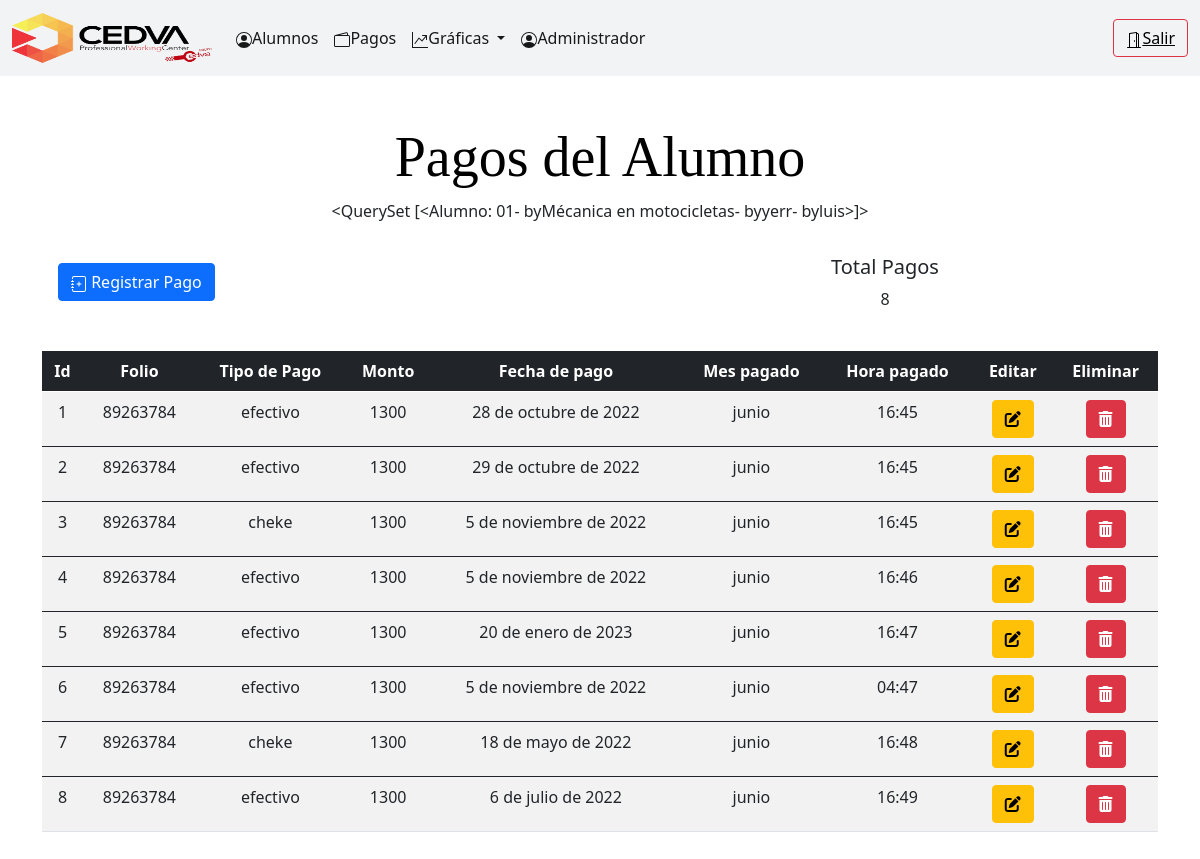
/1/pagoalumno (signed in), run on the app's committed database.
### Cedva1/models.py (models this page shows, shortened)
class Alumno(models.Model):
	especialidad = models.ForeignKey(Especialidad, related_name="subcategories1",blank=True , null= True, on_delete=models.CASCADE )
	direccion= models.ForeignKey(Direccion, related_name="subcategories2",blank=True , null= True, on_delete=models.CASCADE )
	tutor = models.ForeignKey(Tutor, related_name="subcategories3",blank=True , null= True, on_delete=models.CASCADE )
	user = models.ForeignKey(User, blank=True , null= True, on_delete=models.CASCADE )
	matricula = models.CharField(max_length=100,blank=True)
	nombreA = models.CharField(max_length=100)
	snombreA = models.CharField(max_length=100)
	apellidoPA = models.CharField(max_length=100)
	apellidoMA = models.CharField(max_length=100)
	edad = models.IntegerField()
	convenio = models.CharField(max_length=800)
	inicioCurso = models.DateField()
	finalCurso = models.DateField()
	observaciones = models.CharField(max_length=1000)
	created=models.DateTimeField(auto_now_add=True)
	update=models.DateTimeField(auto_now_add=True)
	class Meta:
		verbose_name = "alumno"
		verbose_name_plural = "alumnos"
	def __str__(self):
		return self.matricula + '- by' + self.especialidad.nombreE + '- by' + self.direccion.calle + '- by' + self.tutor.nombreT

class Especialidad(models.Model):
	idEscuela = models.ForeignKey(Escuela,related_name="subcategories8",blank=True , null= True, on_delete=models.CASCADE)
	nombreE=models.CharField(max_length=100, choices=especialidades, default='p')
	created=models.DateTimeField(auto_now_add=True)
	update=models.DateTimeField(auto_now_add=True)
	class Meta:
		verbose_name = "especialidad"
		verbose_name_plural = "especialidades"

class Direccion(models.Model):
	calle=models.CharField(max_length=100)
	lote=models.IntegerField()
	manzana=models.IntegerField()
	colonia=models.CharField(max_length=100)
	delegacionMunicipio=models.CharField(max_length=100)
	codigopostal=models.IntegerField()
	ciudadOestado=models.CharField(max_length=100, choices=ciudades, default='p')
	created=models.DateTimeField(auto_now_add=True)
	update=models.DateTimeField(auto_now_add=True)
	class Meta:
		verbose_name = "direccion"
		verbose_name_plural = "direcciones"

class Tutor(models.Model):
	nombreT=models.CharField(max_length=100)
	apellidoPT=models.CharField(max_length=100)
	apellidoMT=models.CharField(max_length=100)
	telefono=models.CharField(max_length=100)
	padreT=models.CharField(max_length=100, choices=padretutores, default='p')
	created=models.DateTimeField(auto_now_add=True)
	update=models.DateTimeField(auto_now_add=True)
	class Meta:
		verbose_name = "tutor"
		verbose_name_plural = "tutores"

class Pago(models.Model):
	alumno = models.ForeignKey(Alumno, related_name="subcategories7",blank=True , null= True, on_delete=models.CASCADE)
	folio=models.IntegerField()
	tipoPago=models.CharField(max_length=100)
	monto=models.IntegerField()
	fechaPago=models.DateField()
	mesPagado=models.CharField(max_length=12)
	horapago=models.TimeField()
	created=models.DateTimeField(auto_now_add=True)
	update=models.DateTimeField(auto_now_add=True)

### Pago/views.py (the view)
# urls.py: path('<int:pk>/pagoalumno', views.AlumnoPagoListView, name="pagoalumno"),
@staff_member_required(login_url="/loginuser/")
def AlumnoPagoListView(request,pk):
    pago=Pago.objects.filter(alumno_id=pk)
    total = Pago.objects.filter(alumno_id=pk).count()
    alumno = Alumno.objects.filter(id=pk).only('nombreA', 'apellidoPA', 'apellidoMA')
    return render(request,'pagosAlumno.html',{'pago':pago, 'total':total, 'alumno':alumno})

### Pago/templates/pagosAlumno.html (shortened to what this page needs)
{%extends 'director/base.html'%}
{% load static %}
{%block content%}
<div class="container" align="center">
	<br>
	<br>
	<h2 class="display-4" align="center" style="font-family: Calisto MT; color: black;">Pagos del Alumno
	</h2>
	<p>{{alumno}}</p>
	<div class="row">
		<div class="col-sm-6">
			<div class="card" style="border: none;">
				<div class="card-body" align="left">
					<a href="registroPagos" class="btn btn-primary" style="color: white;"> Registrar Pago </a>
				</div>
			</div>
		</div>
		<div class="col-sm-6">
			<div class="card" style="border: none;">
				<div class="card-body">
					<h5 class="card-title">Total Pagos</h5>
					<p class="card-text">{{total}}</p>
				</div>
			</div>
		</div>
	</div>
	<br>
	<table class="table table-striped table-hover" id="tablePa">
		<thead class="table-dark" align="center">
			<tr>
				<th scope="col" style="text-align: center;">Id</th>
				<th scope="col" style="text-align: center;">Folio</th>
				<th scope="col" style="text-align: center;">Tipo de Pago</th>
				<th scope="col" style="text-align: center;">Monto</th>
				<th scope="col" style="text-align: center;">Fecha de pago</th>
				<th scope="col" style="text-align: center;">Mes pagado</th>
				<th scope="col" style="text-align: center;">Hora pagado</th>
				<th scope="col" style="text-align: center;">Editar</th>
				<th scope="col" style="text-align: center;">Eliminar</th>
			</tr>
		</thead>
		{% for context in pago %}
		<tbody align="center">
			<tr>
				<td>{{context.id}}</td>
				<td>{{context.folio}}</td>
				<td>{{context.tipoPago}}</td>
				<td>{{context.monto}}</td>
				<td>{{context.fechaPago}}</td>
				<td>{{context.mesPagado}}</td>
				<td>{{context.horapago}}</td>
				<td><button class="btn btn-warning"><a href="/{{context.pk}}/pago" style="color: black"><i class="fa-solid fa-pen-to-square"></i></a></button></td>
				<td><button class="btn btn-danger"><a href="/{{context.pk}}/deletePago" style="color: black"><i class="fa-solid fa-trash-can" style="color:white;"></i></a></button></td>
			</tr>
			{% endfor %}
		</tbody>
	</table>
</div>
{%endblock%}

### Cedva1/templates/director/base.html (shortened to what this page needs)
{% load static %}
<!DOCTYPE html>
<html>
<head>
	<link rel="stylesheet" type="text/css" href="{%static '/css/footer.css'%}">
	<link href="https://cdn.jsdelivr.net/npm/bootstrap@5.0.2/dist/css/bootstrap.min.css" rel="stylesheet">
	<link rel="stylesheet" type="text/css" href="https://cdnjs.cloudflare.com/ajax/libs/font-awesome/6.2.0/css/all.min.css">
	<link rel="stylesheet" type="text/css" href="https://code.jquery.com/jquery-3.5.1.js">
	<link rel="stylesheet" type="text/css" href="https://cdn.datatables.net/v/dt/dt-1.12.1/datatables.min.css"/>
</head>
<body>
	<nav class="navbar navbar-expand-lg navbar-light" style="background-color: #F2F3F4">
		<div class="container-fluid">
			<a class="navbar-brand" href="/homepage"><img src="{%static '/img/cedva (1).png'%}" width="60px" height="60px"></a>
			<div class="collapse navbar-collapse" id="navbarNavDropdown">
				<ul class="navbar-nav me-auto mb-2 mb-lg-0">
					<li class="nav-item">
						<a class="nav-link active" aria-current="page" href="/alumnos">Alumnos</a>
					</li>
					<li class="nav-item">
						<a class="nav-link active" aria-current="page" href="/pagos">Pagos</a>
					</li>
					<li class="nav-item dropdown">
						<a class="nav-link dropdown-toggle active" href="#" id="navbarScrollingDropdown" role="button" data-bs-toggle="dropdown" aria-expanded="false">
							Gráficas
						</a>
					</li>
					<li class="nav-item">
						<a class="nav-link active" aria-current="page" href="/adminadd">Administrador</a>
					</li>
				</ul>
				<form class="d-flex">
					<button class="btn btn-outline-danger" type="submit"><a href="/logout" style="color: black;">Salir</a></button>
				</form>
			</div>
		</div>
	</nav>
	{%block content%}
	{%endblock%}
	<br>
	<br>
</body>
</html>

### Cedva1/static/css/footer.css (style rules this page uses)
.container { flex: 1 0 auto; min-height: calc(100% - 4rem); width:960px; }
img { border-radius: 5%; width: 200px; height: 50px; }

### data on the page
Alumno: id+matricula+especialidad "<QuerySet [<Alumno: 01- byMécanica en motocicletas- byyerr- byluis>]>"
Pago: id "1", folio "89263784", tipoPago "efectivo", monto "1300", fechaPago "28 de octubre de 2022", mesPagado "junio", horapago "16:45"
Pago: id "2", folio "89263784", tipoPago "efectivo", monto "1300", fechaPago "29 de octubre de 2022", mesPagado "junio", horapago "16:45"
Pago: id "3", folio "89263784", tipoPago "cheke", monto "1300", fechaPago "5 de noviembre de 2022", mesPagado "junio", horapago "16:45"
Pago: id "4", folio "89263784", tipoPago "efectivo", monto "1300", fechaPago "5 de noviembre de 2022", mesPagado "junio", horapago "16:46"
Pago: id "5", folio "89263784", tipoPago "efectivo", monto "1300", fechaPago "20 de enero de 2023", mesPagado "junio", horapago "16:47"
Pago: id "6", folio "89263784", tipoPago "efectivo", monto "1300", fechaPago "5 de noviembre de 2022", mesPagado "junio", horapago "04:47"
Pago: id "7", folio "89263784", tipoPago "cheke", monto "1300", fechaPago "18 de mayo de 2022", mesPagado "junio", horapago "16:48"
Pago: id "8", folio "89263784", tipoPago "efectivo", monto "1300", fechaPago "6 de julio de 2022", mesPagado "junio", horapago "16:49"

### other printed values
{{ total }} "8"
